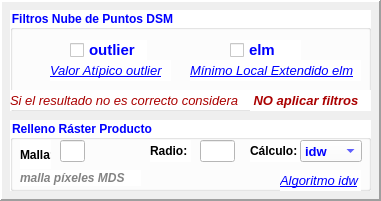
  <widget class="QFrame" name="frame">
   <property name="geometry">
    <rect>
     <x>30</x>
     <y>240</y>
     <width>381</width>
     <height>201</height>
    </rect>
   </property>
   <property name="frameShape">
    <enum>QFrame::Panel</enum>
   </property>
   <property name="frameShadow">
    <enum>QFrame::Raised</enum>
   </property>
   <property name="lineWidth">
    <number>2</number>
   </property>
   <property name="midLineWidth">
    <number>1</number>
   </property>
   <widget class="QGroupBox" name="groupBox">
    <property name="geometry">
     <rect>
      <x>10</x>
      <y>120</y>
      <width>361</width>
      <height>71</height>
     </rect>
    </property>
    <property name="font">
     <font>
      <family>MS Shell Dlg 2</family>
      <weight>75</weight>
      <bold>true</bold>
     </font>
    </property>
    <property name="styleSheet">
     <string notr="true">color: rgb(0, 0, 255);
background-color: rgb(255, 255, 255);</string>
    </property>
    <property name="title">
     <string>Relleno Ráster Producto</string>
    </property>
    <property name="flat">
     <bool>true</bool>
    </property>
    <property name="checkable">
     <bool>false</bool>
    </property>
    <widget class="QComboBox" name="cmbcalculo">
     <property name="geometry">
      <rect>
       <x>290</x>
       <y>20</y>
       <width>62</width>
       <height>22</height>
      </rect>
     </property>
     <property name="minimumSize">
      <size>
       <width>50</width>
       <height>0</height>
      </size>
     </property>
     <property name="font">
      <font>
       <family>Arial</family>
       <pointsize>10</pointsize>
       <weight>75</weight>
       <italic>false</italic>
       <bold>true</bold>
      </font>
     </property>
     <property name="currentText">
      <string>idw</string>
     </property>
     <item>
      <property name="text">
       <string>idw</string>
      </property>
     </item>
     <item>
      <property name="text">
       <string>mean</string>
      </property>
     </item>
    </widget>
    <widget class="QLabel" name="label_30">
     <property name="geometry">
      <rect>
       <x>240</x>
       <y>20</y>
       <width>51</width>
       <height>22</height>
      </rect>
     </property>
     <property name="maximumSize">
      <size>
       <width>70</width>
       <height>16777215</height>
      </size>
     </property>
     <property name="font">
      <font>
       <family>Arial</family>
       <pointsize>9</pointsize>
       <weight>75</weight>
       <italic>false</italic>
       <bold>true</bold>
      </font>
     </property>
     <property name="styleSheet">
      <string notr="true">color: rgb(0, 0, 0);</string>
     </property>
     <property name="text">
      <string>Cálculo:</string>
     </property>
    </widget>
    <widget class="QLineEdit" name="qleradio">
     <property name="geometry">
      <rect>
       <x>190</x>
       <y>20</y>
       <width>35</width>
       <height>22</height>
      </rect>
     </property>
     <property name="maximumSize">
      <size>
       <width>35</width>
       <height>16777215</height>
      </size>
     </property>
     <property name="font">
      <font>
       <family>Arial</family>
       <pointsize>10</pointsize>
       <weight>75</weight>
       <bold>true</bold>
      </font>
     </property>
     <property name="styleSheet">
      <string notr="true">background-color: rgb(255, 255, 255);</string>
     </property>
     <property name="text">
      <string/>
     </property>
     <property name="alignment">
      <set>Qt::AlignRight|Qt::AlignTrailing|Qt::AlignVCenter</set>
     </property>
    </widget>
    <widget class="QLabel" name="label_32">
     <property name="geometry">
      <rect>
       <x>140</x>
       <y>20</y>
       <width>41</width>
       <height>22</height>
      </rect>
     </property>
     <property name="maximumSize">
      <size>
       <width>70</width>
       <height>16777215</height>
      </size>
     </property>
     <property name="font">
      <font>
       <family>Arial</family>
       <pointsize>9</pointsize>
       <weight>75</weight>
       <italic>false</italic>
       <bold>true</bold>
      </font>
     </property>
     <property name="styleSheet">
      <string notr="true">color: rgb(0, 0, 0);</string>
     </property>
     <property name="text">
      <string>Radio:</string>
     </property>
    </widget>
    <widget class="QLineEdit" name="qlemalla">
     <property name="geometry">
      <rect>
       <x>50</x>
       <y>20</y>
       <width>25</width>
       <height>22</height>
      </rect>
     </property>
     <property name="maximumSize">
      <size>
       <width>25</width>
       <height>16777215</height>
      </size>
     </property>
     <property name="font">
      <font>
       <family>Arial</family>
       <pointsize>10</pointsize>
       <weight>75</weight>
       <bold>true</bold>
      </font>
     </property>
     <property name="styleSheet">
      <string notr="true">background-color: rgb(255, 255, 255);</string>
     </property>
     <property name="alignment">
      <set>Qt::AlignRight|Qt::AlignTrailing|Qt::AlignVCenter</set>
     </property>
    </widget>
    <widget class="QLabel" name="label_31">
     <property name="geometry">
      <rect>
       <x>10</x>
       <y>20</y>
       <width>31</width>
       <height>29</height>
      </rect>
     </property>
     <property name="maximumSize">
      <size>
       <width>70</width>
       <height>16777215</height>
      </size>
     </property>
     <property name="font">
      <font>
       <family>Arial</family>
       <pointsize>9</pointsize>
       <weight>75</weight>
       <italic>false</italic>
       <bold>true</bold>
      </font>
     </property>
     <property name="styleSheet">
      <string notr="true">color: rgb(0, 0, 0);</string>
     </property>
     <property name="text">
      <string>Malla:</string>
     </property>
    </widget>
    <widget class="QLabel" name="label_34">
     <property name="geometry">
      <rect>
       <x>10</x>
       <y>50</y>
       <width>121</width>
       <height>16</height>
      </rect>
     </property>
     <property name="maximumSize">
      <size>
       <width>350</width>
       <height>16777215</height>
      </size>
     </property>
     <property name="font">
      <font>
       <family>Arial</family>
       <pointsize>9</pointsize>
       <weight>75</weight>
       <italic>true</italic>
       <bold>true</bold>
      </font>
     </property>
     <property name="styleSheet">
      <string notr="true">color: rgb(131, 131, 131);</string>
     </property>
     <property name="text">
      <string>malla píxeles MDS</string>
     </property>
    </widget>
    <widget class="QLabel" name="lbvideomapas_12">
     <property name="geometry">
      <rect>
       <x>270</x>
       <y>50</y>
       <width>81</width>
       <height>21</height>
      </rect>
     </property>
     <property name="font">
      <font>
       <family>Arial</family>
       <pointsize>10</pointsize>
       <weight>9</weight>
       <italic>true</italic>
       <bold>false</bold>
       <underline>true</underline>
      </font>
     </property>
     <property name="cursor">
      <cursorShape>PointingHandCursor</cursorShape>
     </property>
     <property name="styleSheet">
      <string notr="true">color: rgb(0, 0, 255);
font: 75 italic 10pt &quot;Arial&quot;;
text-decoration: underline;</string>
     </property>
     <property name="text">
      <string>&lt;html&gt;&lt;head/&gt;&lt;body&gt;&lt;p&gt;&lt;a href=&quot;https://en.wikipedia.org/wiki/Inverse_distance_weighting&quot;&gt;&lt;span style=&quot; text-decoration: underline; color:#0000ff;&quot;&gt;Algoritmo idw&lt;/span&gt;&lt;/a&gt;&lt;/p&gt;&lt;/body&gt;&lt;/html&gt;</string>
     </property>
     <property name="openExternalLinks">
      <bool>true</bool>
     </property>
    </widget>
    <zorder>label_30</zorder>
    <zorder>label_32</zorder>
    <zorder>label_31</zorder>
    <zorder>label_34</zorder>
    <zorder>qlemalla</zorder>
    <zorder>qleradio</zorder>
    <zorder>cmbcalculo</zorder>
    <zorder>lbvideomapas_12</zorder>
   </widget>
   <widget class="QGroupBox" name="groupBox_2">
    <property name="geometry">
     <rect>
      <x>10</x>
      <y>10</y>
      <width>361</width>
      <height>101</height>
     </rect>
    </property>
    <property name="font">
     <font>
      <family>MS Shell Dlg 2</family>
      <weight>75</weight>
      <bold>true</bold>
     </font>
    </property>
    <property name="styleSheet">
     <string notr="true">color: rgb(0, 0, 255);
background-color: rgb(255, 255, 255);</string>
    </property>
    <property name="title">
     <string>Filtros Nube de Puntos DSM</string>
    </property>
    <property name="flat">
     <bool>true</bool>
    </property>
    <property name="checkable">
     <bool>false</bool>
    </property>
    <widget class="QLabel" name="lbvideomapas_14">
     <property name="geometry">
      <rect>
       <x>180</x>
       <y>50</y>
       <width>171</width>
       <height>21</height>
      </rect>
     </property>
     <property name="font">
      <font>
       <family>Arial</family>
       <pointsize>10</pointsize>
       <weight>9</weight>
       <italic>true</italic>
       <bold>false</bold>
       <underline>true</underline>
      </font>
     </property>
     <property name="cursor">
      <cursorShape>PointingHandCursor</cursorShape>
     </property>
     <property name="styleSheet">
      <string notr="true">color: rgb(0, 0, 255);
font: 75 italic 10pt &quot;Arial&quot;;
text-decoration: underline;</string>
     </property>
     <property name="text">
      <string>&lt;html&gt;&lt;head/&gt;&lt;body&gt;&lt;p&gt;&lt;a href=&quot;https://pdal.io/en/2.6.0/stages/filters.elm.html&quot;&gt;&lt;span style=&quot; text-decoration: underline; color:#0000ff;&quot;&gt;Mínimo Local Extendido elm&lt;/span&gt;&lt;/a&gt;&lt;/p&gt;&lt;/body&gt;&lt;/html&gt;</string>
     </property>
     <property name="openExternalLinks">
      <bool>true</bool>
     </property>
    </widget>
    <widget class="QCheckBox" name="chb1">
     <property name="geometry">
      <rect>
       <x>60</x>
       <y>30</y>
       <width>77</width>
       <height>20</height>
      </rect>
     </property>
     <property name="font">
      <font>
       <family>Arial</family>
       <pointsize>11</pointsize>
       <weight>75</weight>
       <bold>true</bold>
      </font>
     </property>
     <property name="text">
      <string>outlier</string>
     </property>
     <property name="tristate">
      <bool>false</bool>
     </property>
    </widget>
    <widget class="QCheckBox" name="chb2">
     <property name="geometry">
      <rect>
       <x>220</x>
       <y>30</y>
       <width>71</width>
       <height>20</height>
      </rect>
     </property>
     <property name="font">
      <font>
       <family>Arial</family>
       <pointsize>11</pointsize>
       <weight>75</weight>
       <bold>true</bold>
      </font>
     </property>
     <property name="text">
      <string>elm</string>
     </property>
     <property name="tristate">
      <bool>false</bool>
     </property>
    </widget>
    <widget class="QLabel" name="label_48">
     <property name="geometry">
      <rect>
       <x>240</x>
       <y>80</y>
       <width>121</width>
       <height>21</height>
      </rect>
     </property>
     <property name="maximumSize">
      <size>
       <width>350</width>
       <height>16777215</height>
      </size>
     </property>
     <property name="font">
      <font>
       <family>Arial</family>
       <pointsize>10</pointsize>
       <weight>75</weight>
       <italic>true</italic>
       <bold>true</bold>
      </font>
     </property>
     <property name="styleSheet">
      <string notr="true">color: rgb(170, 0, 0);</string>
     </property>
     <property name="text">
      <string> NO aplicar filtros</string>
     </property>
    </widget>
    <widget class="QLabel" name="label_49">
     <property name="geometry">
      <rect>
       <x>0</x>
       <y>80</y>
       <width>241</width>
       <height>20</height>
      </rect>
     </property>
     <property name="maximumSize">
      <size>
       <width>350</width>
       <height>16777215</height>
      </size>
     </property>
     <property name="font">
      <font>
       <family>Arial</family>
       <pointsize>10</pointsize>
       <weight>50</weight>
       <italic>true</italic>
       <bold>false</bold>
      </font>
     </property>
     <property name="styleSheet">
      <string notr="true">color: rgb(170, 0, 0);</string>
     </property>
     <property name="text">
      <string>Si el resultado no es correcto considera</string>
     </property>
    </widget>
    <widget class="QLabel" name="lbvideomapas_15">
     <property name="geometry">
      <rect>
       <x>40</x>
       <y>50</y>
       <width>121</width>
       <height>21</height>
      </rect>
     </property>
     <property name="font">
      <font>
       <family>Arial</family>
       <pointsize>10</pointsize>
       <weight>9</weight>
       <italic>true</italic>
       <bold>false</bold>
       <underline>true</underline>
      </font>
     </property>
     <property name="cursor">
      <cursorShape>PointingHandCursor</cursorShape>
     </property>
     <property name="styleSheet">
      <string notr="true">color: rgb(0, 0, 255);
font: 75 italic 10pt &quot;Arial&quot;;
text-decoration: underline;</string>
     </property>
     <property name="text">
      <string>&lt;html&gt;&lt;head/&gt;&lt;body&gt;&lt;p&gt;&lt;a href=&quot;https://pdal.io/en/2.6.0/stages/filters.outlier.html&quot;&gt;&lt;span style=&quot; text-decoration: underline; color:#0000ff;&quot;&gt;Valor Atípico outlier&lt;/span&gt;&lt;/a&gt;&lt;/p&gt;&lt;/body&gt;&lt;/html&gt;</string>
     </property>
     <property name="openExternalLinks">
      <bool>true</bool>
     </property>
    </widget>
    <zorder>lbvideomapas_14</zorder>
    <zorder>lbvideomapas_15</zorder>
    <zorder>label_49</zorder>
    <zorder>label_48</zorder>
    <zorder>chb2</zorder>
    <zorder>chb1</zorder>
   </widget>
  </widget>
